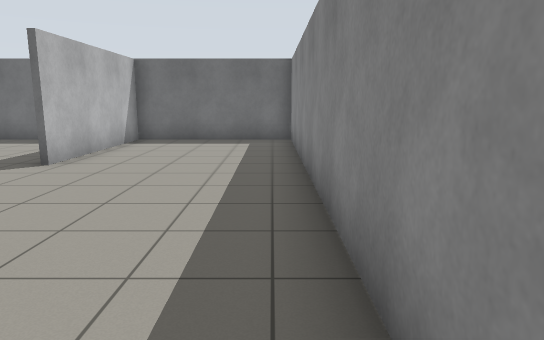
view 1 (above)

17 first-person views from a walk through a world built for the Gazebo simulator. The camera is 1.2 m above the floor, tilts 10° down and sees 70° across. Floor lines are 1 m apart. The floor is counted in squares, 1 m on a side. Each view is taken from the middle of a square. On the plan, view 1 faces up. The plan holds only what a view shows up to about 15 squares ahead; the rest is blank.

view 2
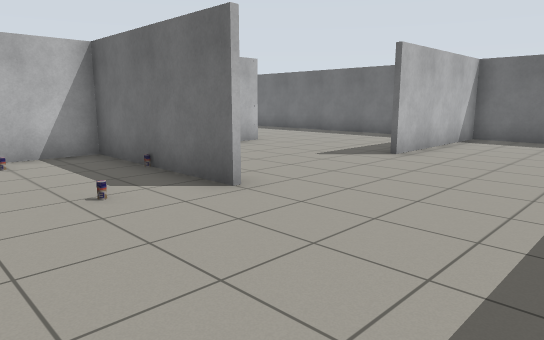

view 3
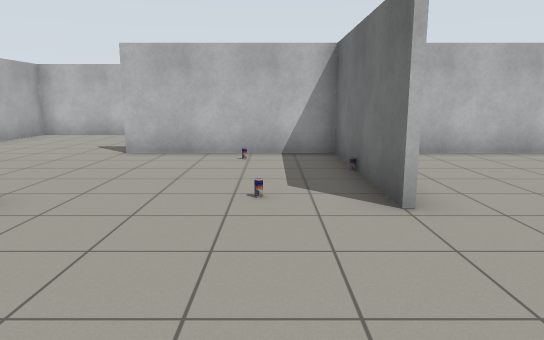

view 4
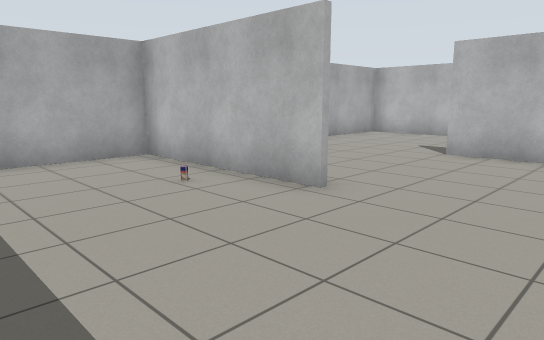

view 5
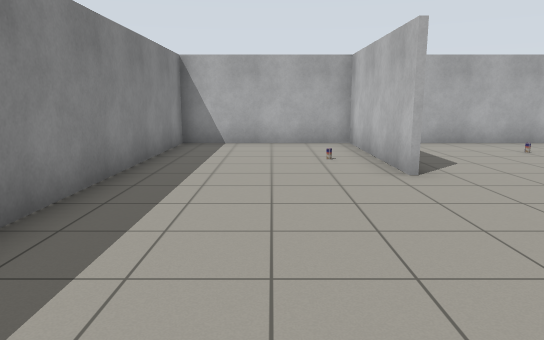

view 6
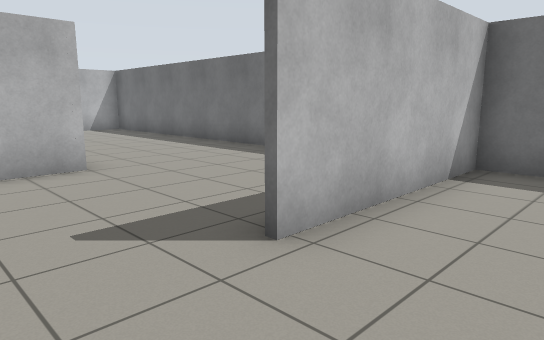

view 7
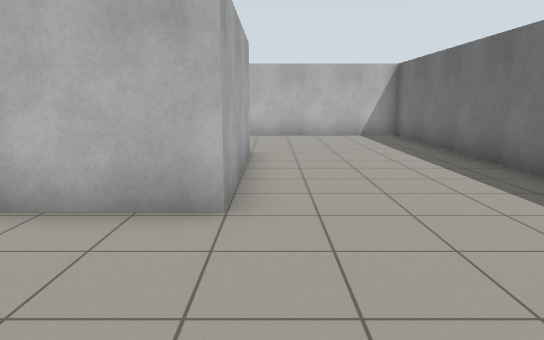

view 8
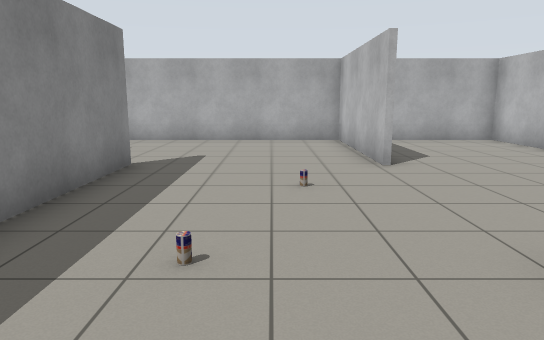

view 9
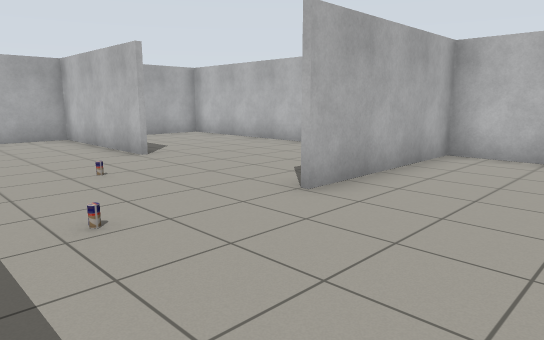

view 10
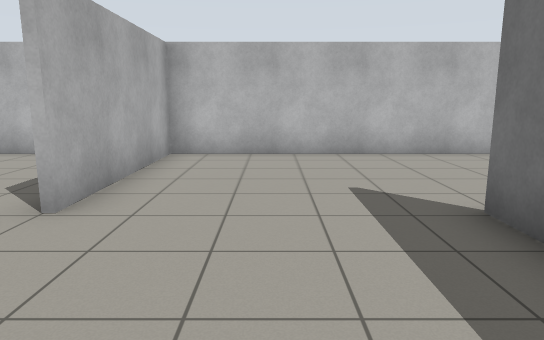

view 11
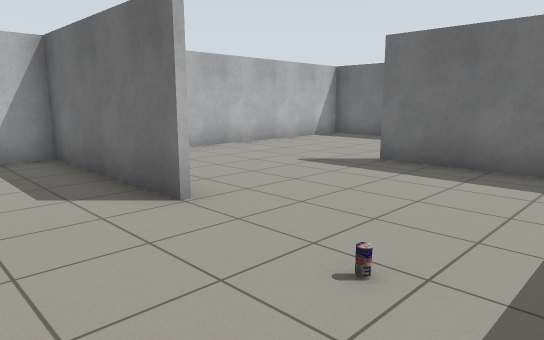

view 12
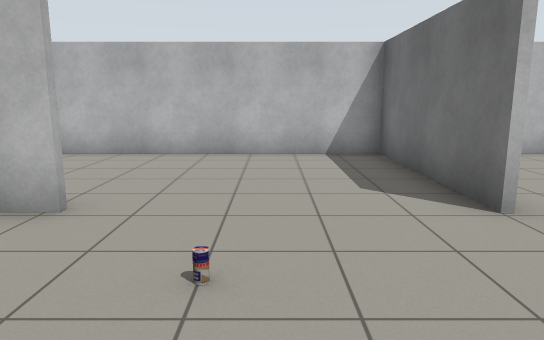

view 13
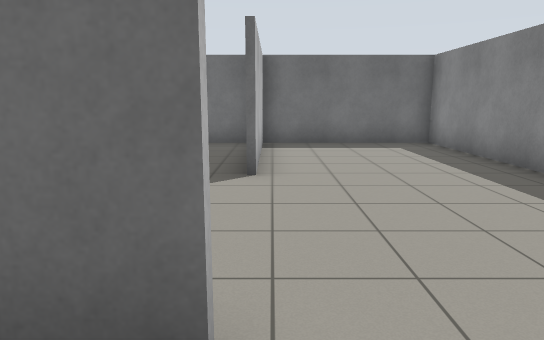

view 14
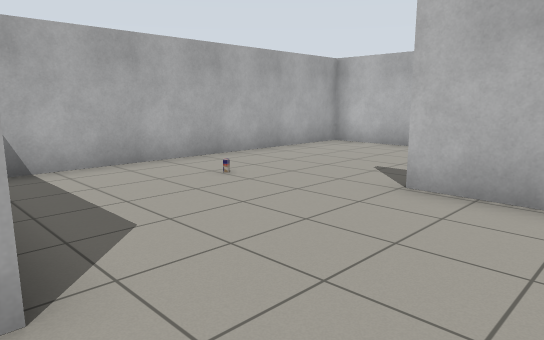

view 15
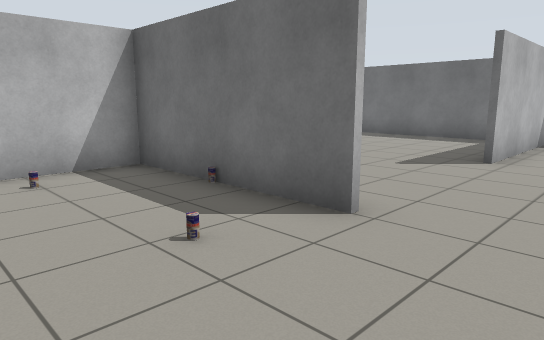

view 16
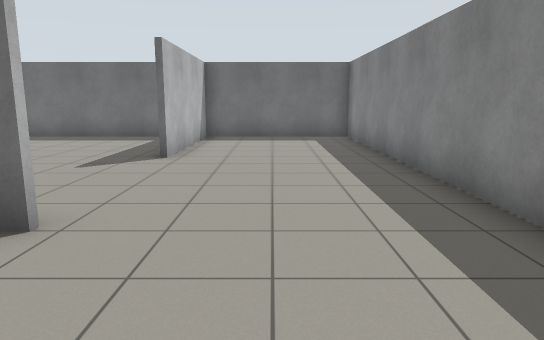

view 17
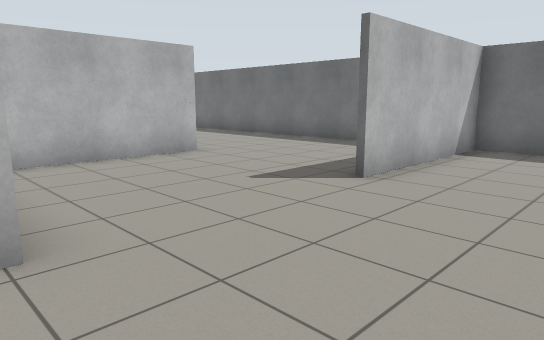

### Floor plan
Points are (right, up) in squares from view 1. A wall is a line through its corners. A room is listed if a view was taken in it or the views show most of it. See-through windows are left out.
Room 1 (views 1, 2, 3, 4, 5, 6, 7, 8, 9, 10, 11, 12, 13, 14, 15, 16, 17)
walls: (-4.2, 2.5) (-9.1, 2.5) (-9.1, -2.5); (-11.1, 7.3) (-14.1, 7.3); (-9.3, -2.5) (-9.3, 1.2); (-14, 2.5) (-19, 2.5) (-19, -7.3) (-15.8, -7.3); (-4.3, -2.3) (-4.3, -7.4); (-14.1, 7.5) (-9.1, 7.5) (-9.1, 3.5); (-14.1, -2.2) (-14.1, -7.3) (0.6, -7.3) (0.6, 12.4) (-19, 12.4) (-19, 2.6) (-14, 2.6); (-4.3, 12.5) (-4.3, 7.2)
objects: drink can (-12, 0); drink can (-11, 2); other object (-8, -5); drink can (-8, 0); other object (-7, 2); drink can (-5, 1); other object (-3, -4)

Positions as (right, up) in squares from view 1, and headings:
1: (0, 0), facing up
2: (0, -1), facing up-left
3: (0, 1), facing left
4: (0, 1), facing down-left
5: (-2, 4), facing down
6: (-2, 5), facing up-left
7: (-5, 8), facing left
8: (-12, 5), facing down
9: (-10, 6), facing down-left
10: (-10, 5), facing left
11: (-10, 0), facing up-left
12: (-10, 0), facing left
13: (-4, 1), facing up
14: (-4, 0), facing down-left
15: (-2, -1), facing up-left
16: (-2, -1), facing up
17: (-1, 2), facing up-left
